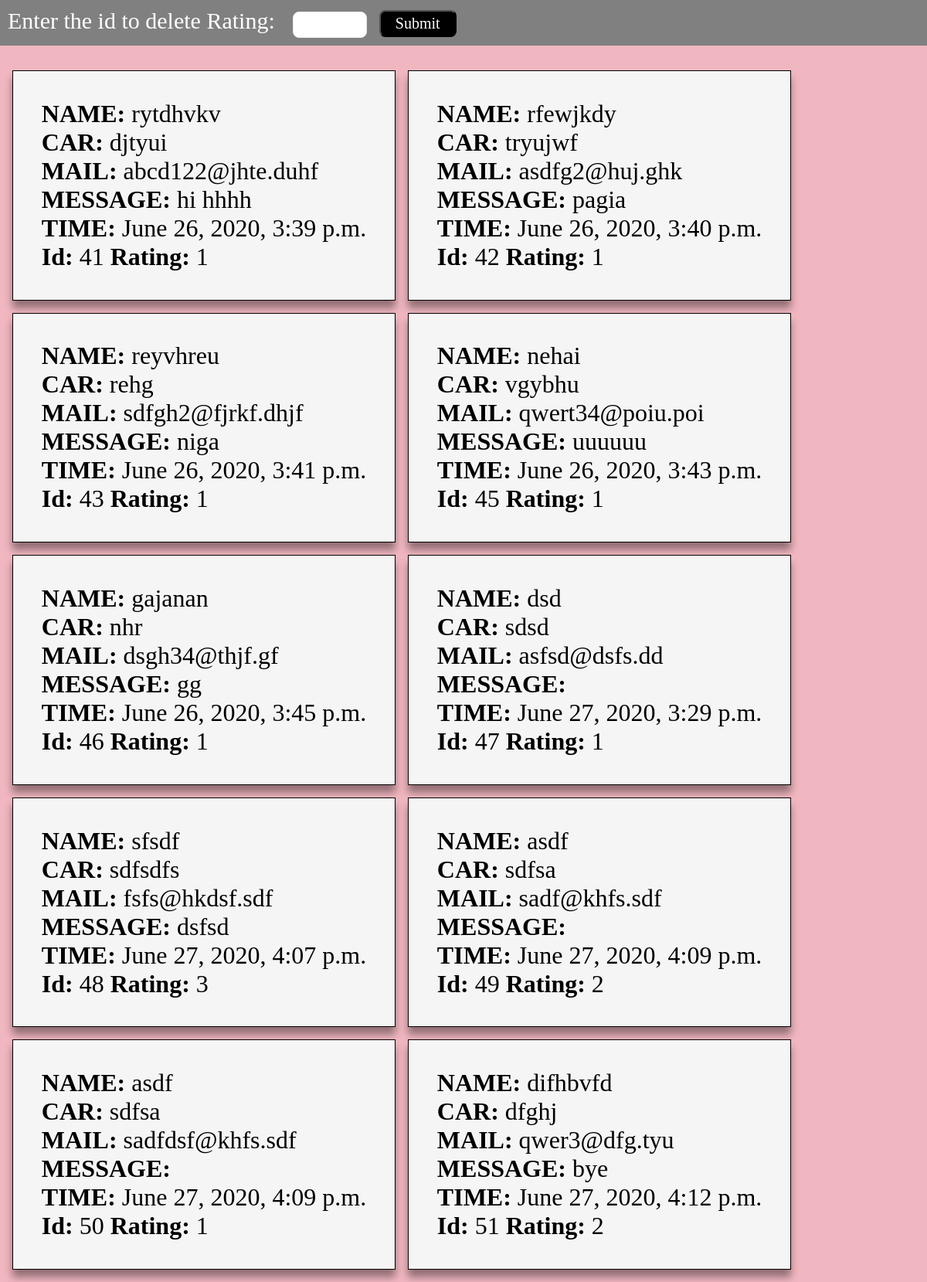
/panel/, run on the app's committed database.
### my_app/models.py (models this page shows)
class complain(models.Model):
    name= models.CharField(max_length=100)
    carname= models.CharField(max_length=100)
    email=models.EmailField(max_length=100,unique=True)
    created_at = models.DateTimeField(auto_now_add=True)
    Rating_CHOICES = (
    (1, 'Poor'),
    (2, 'Average'),
    (3, 'Good'),
    (4, 'Very Good'),
    (5, 'Excellent')
    )
    Rating = models.IntegerField(choices=Rating_CHOICES, default=1)
    message=models.CharField(max_length=500, blank=True)

### my_app/views.py (the view)
# urls.py: path('panel/',views.panel),
def panel(request):
    coms = complain.objects.all()
    return render(request,'panel.html',{'coms':coms})

### templates/panel.html (shortened to what this page needs)
{% extends 'base.html' %}
{% load static %}
{% block content  %}
<!DOCTYPE html>
<html lang="en">
<head>
</head>
<div id="heading">
    <form action="del_item" method="GET">
        Enter the id to delete Rating: <input type ='number' name='num1' min='0' id="in_value" required>
        <input type='submit' id='button'>
    </form>
</div>
<body>
    <div class="container">
    {%for com in coms %}
        <div class="item">
            <b>NAME:</b>    {{com.name}}<br>
            <b>CAR:</b>     {{com.carname}}<br>
            <b>MAIL:</b>    {{com.email}}<br>
            <b>MESSAGE:</b> {{com.message}}<br>
            <b>TIME:</b>    {{com.created_at}}<br>
            <b>Id: </b>    {{com.id}}
            <b>Rating: </b> {{com.Rating}}
        </div>
     {% endfor %}
    </div>
    {% endblock %}

### templates/base.html (shortened to what this page needs)
<!DOCTYPE html>
<html lang="en">
<head>
</head>
<body>
    {% block content %}
    {% endblock %}
</body>
</html>

### templates/base.html (style rules this page uses)
body { background: rgb(241, 183, 192); font-family: Montserrat; padding: 0px; }

### templates/panel.html (style rules this page uses)
#heading { background: grey; color:white; margin-top: -0.5rem; margin-left: -0.5rem; margin-right: -0.5rem; font-size: 30px; padding: 10px; }
#button { font-family: Montserrat; color: white; background: black; font-size: 20px; width: 100px; height: 35px; margin-left: .5rem; border-radius: 8px; }
#in_value { font-family: Montserrat; font-size: 16px; border: 1px solid #ebebeb; background:#fff; border-radius: 8px; height: 30px; width: 90px; margin-left: 1rem; }
.container { display: flex; flex-wrap: wrap; margin: -0.5rem; margin-top: 1rem; padding: 0.5rem; }
.item { margin: 0.5rem; border: 1px solid black; background: white; padding: 2.3rem; border: 1px solid black; box-shadow: 0px 10px 9.9px 0.1px rgba(0, 0, 0, 0.4); background:whitesmoke; font-size: 2rem; font-family: Montserrat; }

### data on the page
complain: name "rytdhvkv", carname "djtyui", email "abcd122@jhte.duhf", message "hi hhhh", created_at "June 26, 2020, 3:39 p.m.", id "41", Rating "1"
complain: name "rfewjkdy", carname "tryujwf", email "asdfg2@huj.ghk", message "pagia", created_at "June 26, 2020, 3:40 p.m.", id "42", Rating "1"
complain: name "reyvhreu", carname "rehg", email "sdfgh2@fjrkf.dhjf", message "niga", created_at "June 26, 2020, 3:41 p.m.", id "43", Rating "1"
complain: name "nehai", carname "vgybhu", email "qwert34@poiu.poi", message "uuuuuu", created_at "June 26, 2020, 3:43 p.m.", id "45", Rating "1"
complain: name "gajanan", carname "nhr", email "dsgh34@thjf.gf", message "gg", created_at "June 26, 2020, 3:45 p.m.", id "46", Rating "1"
complain: name "dsd", carname "sdsd", email "asfsd@dsfs.dd", created_at "June 27, 2020, 3:29 p.m.", id "47", Rating "1"
complain: name "sfsdf", carname "sdfsdfs", email "fsfs@hkdsf.sdf", message "dsfsd", created_at "June 27, 2020, 4:07 p.m.", id "48", Rating "3"
complain: name "asdf", carname "sdfsa", email "sadf@khfs.sdf", created_at "June 27, 2020, 4:09 p.m.", id "49", Rating "2"
complain: name "asdf", carname "sdfsa", email "sadfdsf@khfs.sdf", created_at "June 27, 2020, 4:09 p.m.", id "50", Rating "1"
complain: name "difhbvfd", carname "dfghj", email "qwer3@dfg.tyu", message "bye", created_at "June 27, 2020, 4:12 p.m.", id "51", Rating "2"
